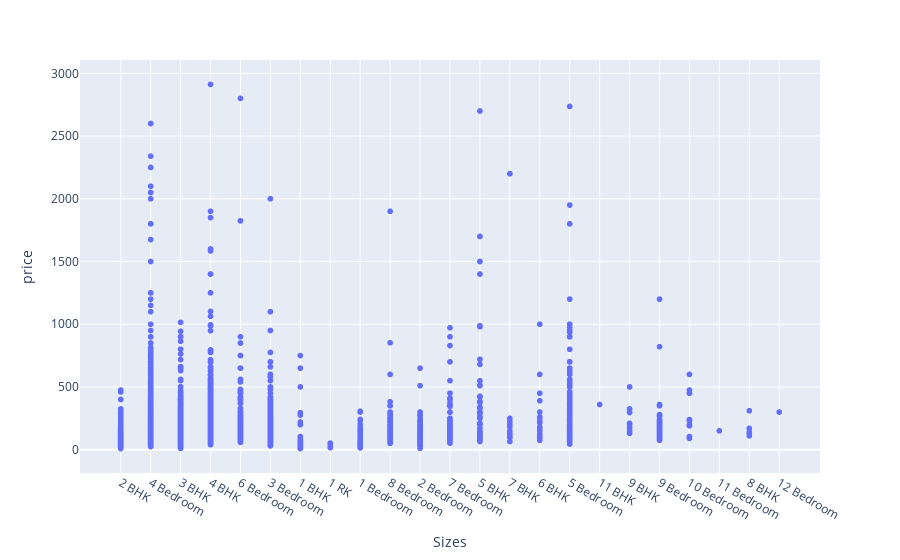

Notebook code for this chart:
### Markdown cell above
It seems like **no. of bathrooms does'nt make that much of inpact on price.**

### Code cell
## Analysing relation b/w Price and Sizes
px.scatter(df, x='Sizes', y='price').show()

### Figure 1 — Plotly figure (JSON) as saved in the notebook; plotly's stock layout.template omitted (floating-point values rounded to 4 significant figures; data arrays with more than 128 entries replaced by an {"elided": "..."} marker saying what was removed)
{"data": [{"hovertemplate": "Sizes=%{x}<br>price=%{y}<extra></extra>", "legendgroup": "", "marker": {"color": "#636efa", "symbol": "circle"}, "mode": "markers", "name": "", "showlegend": false, "type": "scattergl", "x": {"elided": "13288 str values"}, "xaxis": "x", "y": {"elided": "13288 float values"}, "yaxis": "y"}], "layout": {"legend": {"tracegroupgap": 0}, "margin": {"t": 60}, "xaxis": {"anchor": "y", "domain": [0, 1], "title": {"text": "Sizes"}}, "yaxis": {"anchor": "x", "domain": [0, 1], "title": {"text": "price"}}}}
